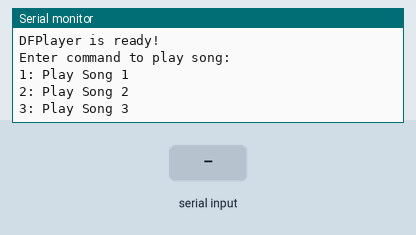
This sketch was run on a simulated ESP32. Parts: the last lines printed to the serial monitor. The inputs (shaded band) are chosen by the test bench. The audio player accepts every command and is not drawn.

Above: at 1.7 s.
1.8 s: "1" received over Serial
At 2.9 s:
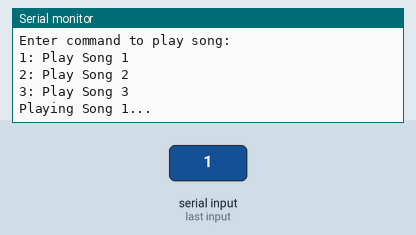
3.3 s: "s" received over Serial
At 4.1 s:
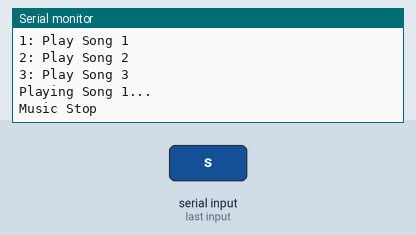
4.8 s: "0" received over Serial
At 5.2 s:
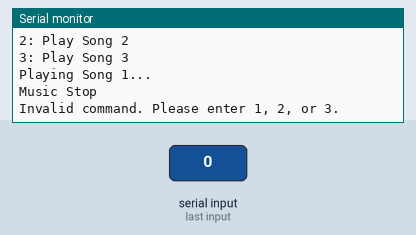

Measured:
- after the input at 1.8 s, the serial monitor: prints a new line at once (image 1)
- after the input at 3.3 s, the serial monitor: prints a new line at once (image 2)
- after the input at 4.8 s, the serial monitor: prints a new line at once (image 3)

The sketch:

Musiiicc.ino
```cpp
#include <DFRobotDFPlayerMini.h>

// Setup komunikasi serial dengan DFPlayer
HardwareSerial mySerial(1);  // Menggunakan UART1 (atau UART2, jika diperlukan)
DFRobotDFPlayerMini myDFPlayer;

void setup() {
  // Memulai komunikasi serial untuk debugging dan input/output
  Serial.begin(115200);  // Serial monitor untuk debugging
  mySerial.begin(9600, SERIAL_8N1, 16, 17);  // RX=16, TX=17 untuk DFPlayer

  if (!myDFPlayer.begin(mySerial)) {
    Serial.println("DFPlayer not detected!");
    while(true);
  }
  Serial.println("DFPlayer is ready!");

  // Menunggu input dari terminal
  Serial.println("Enter command to play song:");
  Serial.println("1: Play Song 1");
  Serial.println("2: Play Song 2");
  Serial.println("3: Play Song 3");
}

void loop() {
  // Cek apakah ada input di serial monitor
  if (Serial.available()) {
    int command = Serial.read();  // Membaca input dari terminal

    if (command == '1') {
      Serial.println("Playing Song 1...");
      myDFPlayer.play(1);  // Mainkan lagu 1
    }
    else if (command == '2') {
      Serial.println("Playing Song 2...");
      myDFPlayer.play(2);  // Mainkan lagu 2
    }
    else if (command == '3') {
      Serial.println("Playing Song 3...");
      myDFPlayer.play(3);  // Mainkan lagu 3
    }
    else if (command == 's'){
      Serial.println("Music Stop");
      myDFPlayer.stop();  // Mainkan lagu 3
    }
    else {
      Serial.println("Invalid command. Please enter 1, 2, or 3.");
    }
  }
}
```
